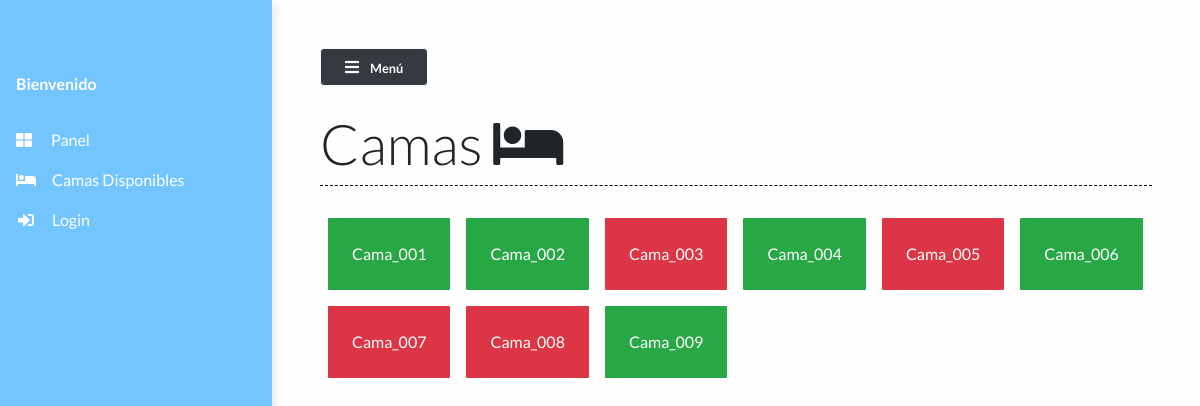
The page /bed_list/ on the database as committed earlier.
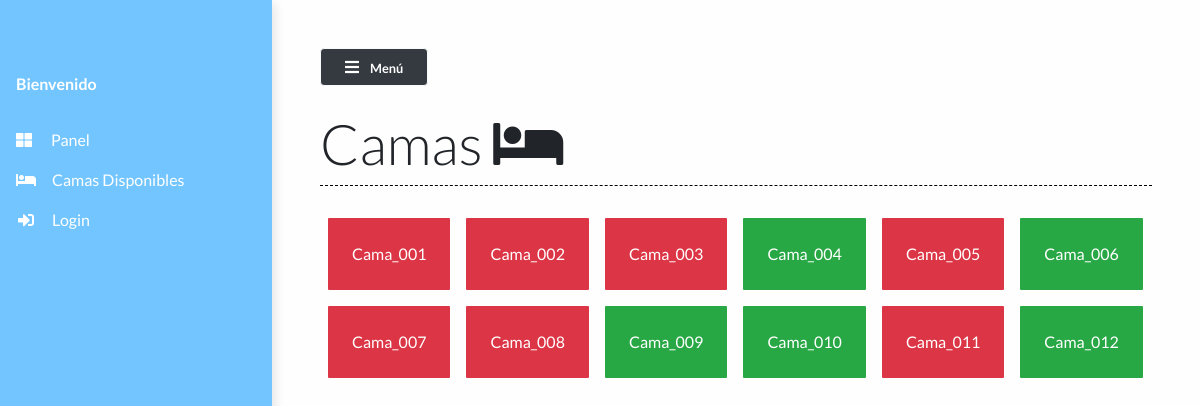
The same page on the database as committed later.
### main/models.py (models this page shows)
class Bed(models.Model):
    bed_number = models.CharField(max_length=50)
    occupied = models.BooleanField()
    def __str__(self):
        return self.bed_number

### main/views.py (the view)
# urls.py: path("bed_list/", views.bed_list, name="bed_list"),
def bed_list(request):
    beds = Bed.objects.all()
    context = {'beds':beds}
    return render(request, 'main/bed_list.html', context)

### main/templates/main/bed_list.html
{% extends 'main/base.html' %}
{% load static %}
{% block contentTitle %}
Camas <i class="fa fa-bed"></i>
{% endblock contentTitle %}
{% block content %}
<div class="container">
   <div class="row">
    {% for bed in beds %}
    <div class="
                {% if bed.occupied == True %}
                bg-danger
                {% elif bed.occupied == False %}
                bg-success
                {% endif %}
                grid-box my-2 mx-2 py-4 px-4 text-white">{{ bed }}
            </div>
    {% endfor %}
</div>
{% endblock content %}

Rows that differ between the two databases and show on the page:
changed Bed "Cama_001": occupied False → True (drawn)
changed Bed "Cama_002": occupied False → True (drawn)
added Bed: bed_number "Cama_010", occupied False (drawn)
added Bed: bed_number "Cama_011", occupied True (drawn)
added Bed: bed_number "Cama_012", occupied False (drawn)
